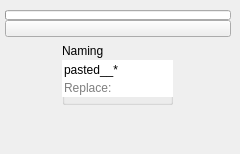
<?xml version="1.0" encoding="UTF-8"?>
<ui version="4.0">
 <class>QtUi</class>
 <widget class="QMainWindow" name="QtUi">
  <property name="enabled">
   <bool>true</bool>
  </property>
  <property name="geometry">
   <rect>
    <x>0</x>
    <y>0</y>
    <width>240</width>
    <height>154</height>
   </rect>
  </property>
  <property name="minimumSize">
   <size>
    <width>0</width>
    <height>0</height>
   </size>
  </property>
  <property name="maximumSize">
   <size>
    <width>999</width>
    <height>999</height>
   </size>
  </property>
  <property name="windowTitle">
   <string>Toolkit</string>
  </property>
  <property name="tabShape">
   <enum>QTabWidget::Triangular</enum>
  </property>
  <property name="dockNestingEnabled">
   <bool>true</bool>
  </property>
  <property name="dockOptions">
   <set>QMainWindow::AllowNestedDocks|QMainWindow::AllowTabbedDocks|QMainWindow::AnimatedDocks|QMainWindow::ForceTabbedDocks</set>
  </property>
  <widget class="QWidget" name="mainWindow">
   <widget class="QWidget" name="layoutWidget_2">
    <property name="geometry">
     <rect>
      <x>5</x>
      <y>10</y>
      <width>226</width>
      <height>113</height>
     </rect>
    </property>
    <layout class="QGridLayout" name="gridLayout_2">
     <property name="spacing">
      <number>0</number>
     </property>
     <item row="0" column="1" colspan="2">
      <widget class="QProgressBar_" name="progressBar">
       <property name="sizePolicy">
        <sizepolicy hsizetype="Ignored" vsizetype="Fixed">
         <horstretch>0</horstretch>
         <verstretch>0</verstretch>
        </sizepolicy>
       </property>
       <property name="minimumSize">
        <size>
         <width>0</width>
         <height>10</height>
        </size>
       </property>
       <property name="maximumSize">
        <size>
         <width>16777215</width>
         <height>10</height>
        </size>
       </property>
       <property name="value">
        <number>0</number>
       </property>
       <property name="textVisible">
        <bool>false</bool>
       </property>
      </widget>
     </item>
     <item row="2" column="1" colspan="2">
      <layout class="QHBoxLayout" name="horizontalLayout">
       <item>
        <layout class="QVBoxLayout" name="verticalLayout">
         <property name="spacing">
          <number>12</number>
         </property>
        </layout>
       </item>
       <item>
        <layout class="QVBoxLayout" name="verticalLayout_2">
         <property name="spacing">
          <number>12</number>
         </property>
         <item>
          <widget class="QGroupBox" name="groupBox_4">
           <property name="minimumSize">
            <size>
             <width>0</width>
             <height>62</height>
            </size>
           </property>
           <property name="maximumSize">
            <size>
             <width>111</width>
             <height>49</height>
            </size>
           </property>
           <property name="title">
            <string>Naming</string>
           </property>
           <widget class="QLineEdit" name="t000">
            <property name="enabled">
             <bool>true</bool>
            </property>
            <property name="geometry">
             <rect>
              <x>0</x>
              <y>17</y>
              <width>111</width>
              <height>19</height>
             </rect>
            </property>
            <property name="maximumSize">
             <size>
              <width>111</width>
              <height>19</height>
             </size>
            </property>
            <property name="toolTip">
             <string>&lt;html&gt;&lt;head/&gt;&lt;body&gt;&lt;p&gt;Rename: Find&lt;/p&gt;&lt;p&gt;Performs operation on any selected objects. Else, all objects are searched.&lt;/p&gt;&lt;p&gt;wildcards:&lt;/p&gt;&lt;p&gt;*find* - search contains chars&lt;/p&gt;&lt;p&gt;*find - search endswith chars&lt;/p&gt;&lt;p&gt;find* - search startswith chars&lt;/p&gt;&lt;p&gt;find|find - search any of. can be used in conjuction with other modifiers.&lt;/p&gt;&lt;/body&gt;&lt;/html&gt;</string>
            </property>
            <property name="layoutDirection">
             <enum>Qt::RightToLeft</enum>
            </property>
            <property name="autoFillBackground">
             <bool>true</bool>
            </property>
            <property name="text">
             <string>pasted__*</string>
            </property>
            <property name="maxLength">
             <number>99</number>
            </property>
            <property name="frame">
             <bool>false</bool>
            </property>
            <property name="placeholderText">
             <string>find:</string>
            </property>
           </widget>
           <widget class="QLineEdit" name="t001">
            <property name="enabled">
             <bool>true</bool>
            </property>
            <property name="geometry">
             <rect>
              <x>0</x>
              <y>35</y>
              <width>111</width>
              <height>19</height>
             </rect>
            </property>
            <property name="maximumSize">
             <size>
              <width>111</width>
              <height>19</height>
             </size>
            </property>
            <property name="toolTip">
             <string>&lt;html&gt;&lt;head/&gt;&lt;body&gt;&lt;p&gt;Rename:: Replace with&lt;/p&gt;&lt;p&gt;wildcards:&lt;/p&gt;&lt;p&gt;*to* - replace only 'find'&lt;/p&gt;&lt;p&gt;to* - replace prefix&lt;/p&gt;&lt;p&gt;*to - replace suffix&lt;/p&gt;&lt;p&gt;**to - replace suffix', moves any integers in front of replacement chars&lt;/p&gt;&lt;p&gt;ie. 'poly_low021' to 'poly021_high' if **_high is passed as arg.&lt;/p&gt;&lt;p&gt;ie. 'poly021_low' if only ** is passed as arg.&lt;/p&gt;&lt;/body&gt;&lt;/html&gt;</string>
            </property>
            <property name="layoutDirection">
             <enum>Qt::RightToLeft</enum>
            </property>
            <property name="autoFillBackground">
             <bool>true</bool>
            </property>
            <property name="text">
             <string/>
            </property>
            <property name="maxLength">
             <number>99</number>
            </property>
            <property name="frame">
             <bool>false</bool>
            </property>
            <property name="placeholderText">
             <string>Replace:</string>
            </property>
           </widget>
          </widget>
         </item>
         <item>
          <spacer name="verticalSpacer">
           <property name="orientation">
            <enum>Qt::Vertical</enum>
           </property>
           <property name="sizeHint" stdset="0">
            <size>
             <width>20</width>
             <height>40</height>
            </size>
           </property>
          </spacer>
         </item>
        </layout>
       </item>
      </layout>
     </item>
     <item row="1" column="1" colspan="2">
      <widget class="QPushButton_Draggable" name="pin">
       <property name="minimumSize">
        <size>
         <width>207</width>
         <height>17</height>
        </size>
       </property>
       <property name="maximumSize">
        <size>
         <width>999</width>
         <height>17</height>
        </size>
       </property>
       <property name="text">
        <string/>
       </property>
       <property name="checkable">
        <bool>true</bool>
       </property>
      </widget>
     </item>
    </layout>
   </widget>
  </widget>
 </widget>
 <customwidgets>
  <customwidget>
   <class>QPushButton_Draggable</class>
   <extends>QPushButton</extends>
   <header>widgets.qpushbutton_draggable.h</header>
  </customwidget>
  <customwidget>
   <class>QProgressBar_</class>
   <extends>QProgressBar</extends>
   <header>widgets.qprogressbar_.h</header>
  </customwidget>
 </customwidgets>
 <resources/>
 <connections/>
 <designerdata>
  <property name="gridDeltaX">
   <number>5</number>
  </property>
  <property name="gridDeltaY">
   <number>5</number>
  </property>
  <property name="gridSnapX">
   <bool>true</bool>
  </property>
  <property name="gridSnapY">
   <bool>true</bool>
  </property>
  <property name="gridVisible">
   <bool>true</bool>
  </property>
 </designerdata>
</ui>
